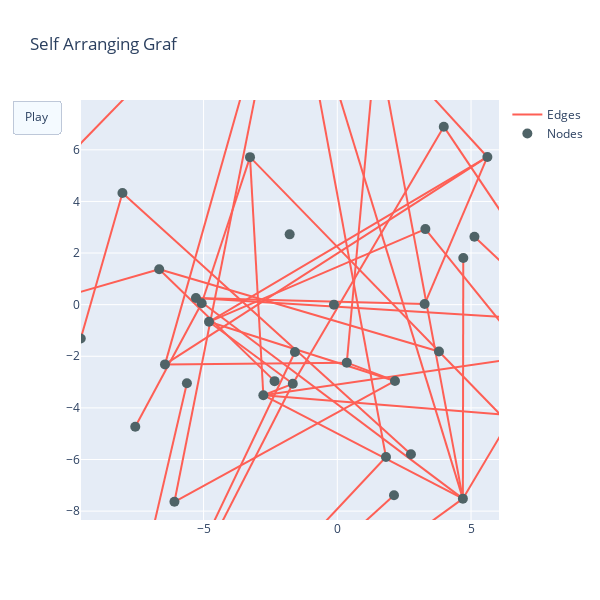

This figure's notebook cell:
### Code cell
# Calculate positions of nodes
x,y, stats = na.arrange_graph(G, T=300)
node_list, edge_list = utils.graph_to_plotly(stats['positions'], stats['connection_matrix'])
fig = utils.animate_network(node_list, edge_list, padding_scale =.1)
fig.show()

### Figure 1 — Plotly figure (JSON) as saved in the notebook; plotly's stock layout.template omitted (floating-point values rounded to 4 significant figures; data arrays with more than 128 entries replaced by an {"elided": "..."} marker saying what was removed)
{"data": [{"line": {"color": "#FE5F55", "width": 2}, "mode": "lines", "name": "Edges", "showlegend": true, "type": "scatter", "x": {"elided": "150 float values"}, "y": {"elided": "150 float values"}}, {"marker": {"color": "#4F6367", "size": 10}, "mode": "markers", "name": "Nodes", "showlegend": true, "type": "scatter", "x": [5.611, 5.127, -5.623, 6.385, -8.033, -17.1, 7.271, -1.664, -5.285, -7.554, 3.266, 11.78, -1.782, -6.089, -6.659, 9.53, 2.12, -2.345, 1.819, 3.293, -9.592, 9.088, 2.156, -0.1256, 3.801, -1.834, 4.71, 0.3551, -1.838, -2.765, -5.071, 4.695, -1.584, 2.753, 1.468, -3.264, -8.933, -6.443, -4.797, 3.981], "y": [5.723, 2.63, -3.046, -4.569, 4.325, -1.74, 12.54, -3.068, 0.2587, -4.734, 0.02409, -0.8304, 2.724, -7.64, 1.371, -1.664, -7.386, -2.963, -5.905, 2.927, -1.313, -4.5, -2.955, 0.0003212, -1.818, 14.52, 1.811, -2.247, -10.92, -3.51, 0.05299, -7.517, -1.836, -5.795, 10.41, 5.716, -17.78, -2.315, -0.6643, 6.896]}], "layout": {"height": 600, "hovermode": "closest", "title": {"text": "Self Arranging Graf"}, "updatemenus": [{"buttons": [{"args": [null], "label": "Play", "method": "animate"}], "type": "buttons"}], "width": 600, "xaxis": {"autorange": false, "range": [-9.583, 6.045], "zeroline": false}, "yaxis": {"autorange": false, "range": [-8.344, 7.93], "zeroline": false}}}
